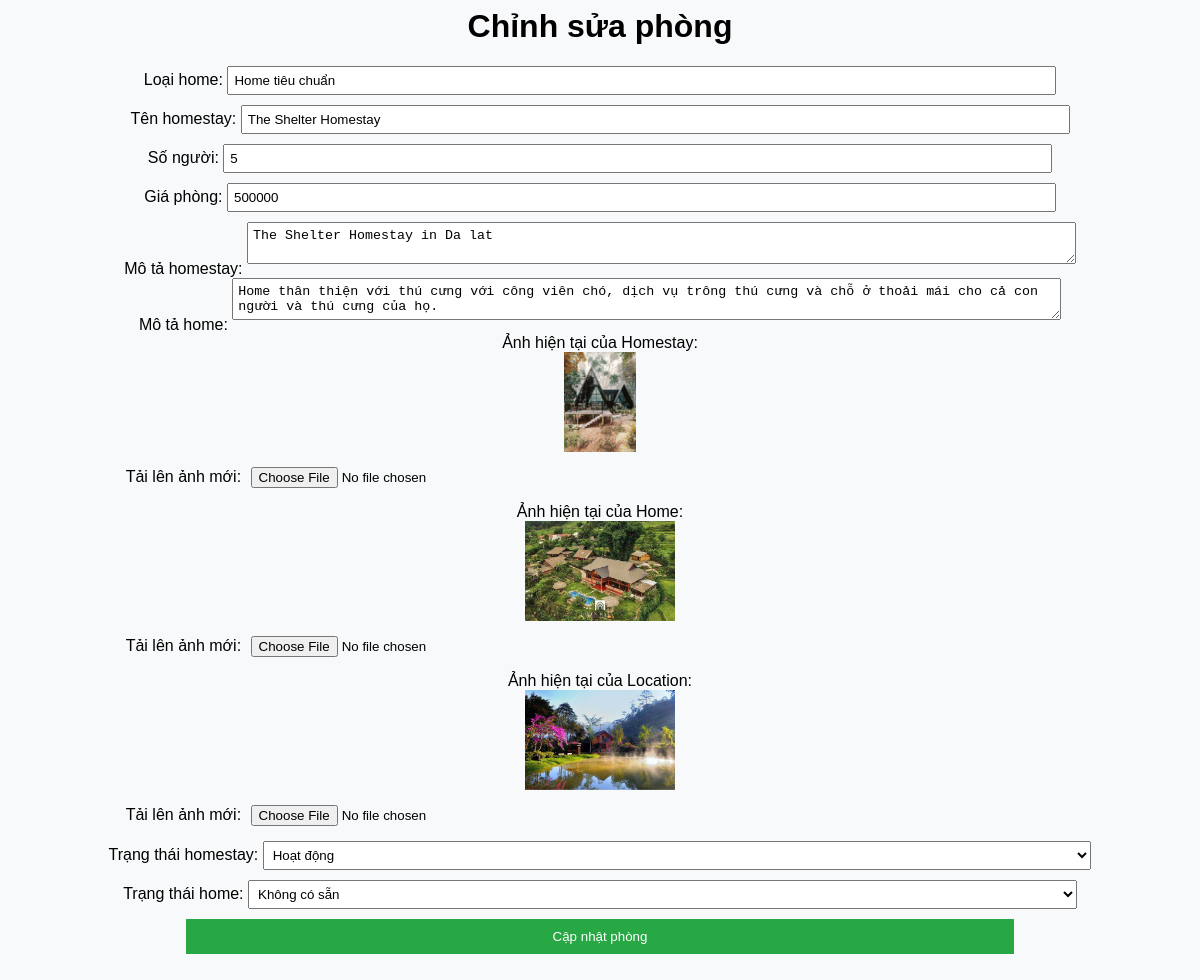
Screenshot of /edit_home.php?id=25 with the database file from the repository.
### tables this page shows
CREATE TABLE `home_admin` (
  `home_admin_id` int(11) NOT NULL,
  `home_id` int(11) NOT NULL,
  `homestay_id` int(11) NOT NULL
);

CREATE TABLE `homes` (
  `home_id` int(11) NOT NULL,
  `homestay_id` int(11) NOT NULL,
  `home_type` varchar(50) NOT NULL,
  `price` int(50) NOT NULL,
  `capacity` int(50) NOT NULL,
  `home_image` varchar(100) NOT NULL,
  `home_status` varchar(100) NOT NULL,
  `home_description` varchar(1000) NOT NULL,
  `home_admin_id` int(11) NOT NULL
);

CREATE TABLE `homestay` (
  `homestay_id` int(11) NOT NULL,
  `location_id` int(10) NOT NULL,
  `homestay_name` varchar(100) NOT NULL,
  `description` varchar(100) NOT NULL,
  `image` varchar(100) NOT NULL,
  `status` varchar(50) NOT NULL
);

CREATE TABLE `locations` (
  `location_id` int(11) NOT NULL,
  `city` varchar(200) NOT NULL,
  `location_image` varchar(100) NOT NULL
);

### edit_home.php (the view, shortened to what this page needs)
<?php
$link = mysqli_connect("localhost", "root", "", "databooking");
if (isset($_GET['id']) && is_numeric($_GET['id'])) {
    $id = (int)$_GET['id'];
    $sql = "
        SELECT
            ra.home_admin_id,
            r.home_type,
            r.capacity,
            r.price,
            r.home_image,
            r.home_description,
            l.location_image,
            h.homestay_name,
            h.description AS homestay_description,
            h.image AS homestay_image,
            r.home_status,
            h.status,
            l.city
        FROM
            home_admin ra
        INNER JOIN homes r ON ra.home_id = r.home_id
        INNER JOIN homestay h ON r.homestay_id = h.homestay_id
        INNER JOIN locations l ON h.location_id = l.location_id
        WHERE ra.home_admin_id = $id
    ";
    $result = mysqli_query($link, $sql);
    $room = mysqli_fetch_assoc($result);
} else {
    echo "ID không hợp lệ.";
}
?>
<html>
<head>
</head>
<body>
    <h1>Chỉnh sửa phòng</h1>
    <form method="POST" enctype="multipart/form-data">
        Loại home: <input type="text" name="home_type" value="<?php echo htmlspecialchars($room['home_type'] ?? ''); ?>"><br>
        Tên homestay: <input type="text" name="homestay_name" value="<?php echo htmlspecialchars($room['homestay_name'] ?? ''); ?>"><br>
        Số người: <input type="number" name="capacity" value="<?php echo $room['capacity'] ?? ''; ?>"><br>
        Giá phòng: <input type="text" name="price" value="<?php echo $room['price'] ?? ''; ?>"><br>
        Mô tả homestay: <textarea name="description"><?php echo htmlspecialchars($room['homestay_description'] ?? ''); ?></textarea><br>
        Mô tả home: <textarea name="home_description"><?php echo htmlspecialchars($room['home_description'] ?? ''); ?></textarea><br>
        <label>Ảnh hiện tại của Homestay:</label><br>
        <img src="<?php echo htmlspecialchars($room['homestay_image']); ?>" alt="Homestay Image"><br>
        Tải lên ảnh mới: <input type="file" name="homestay_image"><br>
        <label>Ảnh hiện tại của Home:</label><br>
        <img src="<?php echo htmlspecialchars($room['home_image']); ?>" alt="Home Image"><br>
        Tải lên ảnh mới: <input type="file" name="home_image"><br>
        <label>Ảnh hiện tại của Location:</label><br>
        <img src="<?php echo htmlspecialchars($room['location_image']); ?>" alt="Location Image"><br>
        Tải lên ảnh mới: <input type="file" name="location_image"><br>
        Trạng thái homestay:
        <select name="status">
            <option value="active" <?php echo ($room['status'] === 'active') ? 'selected' : ''; ?>>Hoạt động </option>
        </select><br>
        Trạng thái home:
        <select name="home_status">
            <option value="unavailable" <?php echo ($room['home_status'] === 'unavailable') ? 'selected' : ''; ?>>Không có sẵn</option>
        </select><br>
        <input type="submit" value="Cập nhật phòng">
    </form>
</body>
</html>

### edit_home.php (style rules this page uses)
body { font-family: Arial, sans-serif; background-color: #f8f9fa; text-align: center; }
input, textarea, select { width: 70%; margin-bottom: 10px; padding: 5px; }
img { max-width: 150px; max-height: 100px; margin-bottom: 10px; }
input[type="submit"] { background-color: #28a745; color: white; border: none; padding: 10px 20px; cursor: pointer; }

### rows the page displays
home_admin: home_type "Home tiêu chuẩn", homestay_name "The Shelter Homestay", capacity "5", price "500000", description "The Shelter Homestay in Da lat", home_description "Home thân thiện với thú cưng với công viên chó, dịch vụ trông thú cưng và chỗ ở thoải mái cho cả con người và thú cưng của họ.", homestay.image (picture), home.home_image (picture), locations.location_image (picture)
homestay: status "Hoạt động"
homes: home_status "Không có sẵn"
